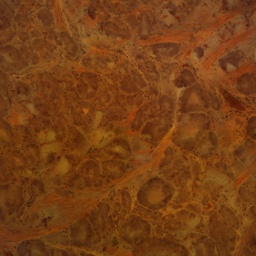
#> input picture Prostate.jpg, 256 x 256 px, shrunk from 2048 x 2048 before the run, found by its file name
$ jupyter execute --allow-errors IV.ipynb
#> lines starting #> are read from the running program, lines starting #| are printed output that depends on the picture; long printed decimals are rounded
## Imports

[cell 1]
import cv2
import numpy as np
from skimage.metrics import structural_similarity as ssim
from scipy.optimize import minimize
from skimage.exposure import match_histograms
from scipy import signal
from matplotlib import pyplot as plt

## Perameters

[cell 2]
kernel_size = (5, 5)
number_of_kernel_elements = kernel_size[0] * kernel_size[1]
initial_kernel_params = np.eye(kernel_size[0], kernel_size[1]).flatten()

## Helper Functions

[cell 3]
def process_image(img, kernel_params, kernel_size = (3, 3)):
    # Reshape 9-element kernel_params into a 3x3 matrix
    kernel = np.array(kernel_params).reshape(kernel_size)

    # Apply convolution
    processed = cv2.filter2D(img, -1, kernel)

    return processed

[cell 4]
def objective_function(kernel_params, img, target, kernel_size=(5, 5), alpha=0.01):
    kernel = np.array(kernel_params).reshape(kernel_size)
    processed = cv2.filter2D(img, -1, kernel)

    mse = np.mean((processed - target) ** 2)
    ssim_value = ssim(processed, target)

    # Combine MSE and SSIM, and add L2 regularization
    objective = mse - ssim_value + alpha * np.sum(kernel ** 2)

    return objective

[cell 5]
def show_image(img, cmap = "gray"):
    %matplotlib inline
    plt.imshow(img, cmap)
    plt.show()

[cell 6]
def save_img_arr(imgs, fname = "img array"):
    widths, heights = zip(*(i.size for i in imgs))
    total_width = sum(widths)
    max_height = max(heights)

    new_im = Image.new('RGB', (total_width, max_height))

    x_offset = 0
    for im in imgs:
        new_im.paste(im, (x_offset,0))
        x_offset += im.size[0]

    new_im.save('test.jpg')

## Algo

[cell 7]
# Load images
img = cv2.imread('Prostate.jpg', cv2.IMREAD_GRAYSCALE)
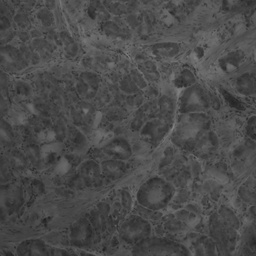
#> img: shape (256, 256); min 29, max 131, mean 74.4
target = cv2.imread('good.jpg', cv2.IMREAD_GRAYSCALE)
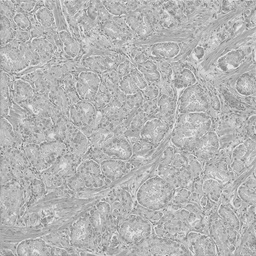
#> input picture good.jpg, 256 x 256 px, shrunk from 2048 x 2048 before the run, found by its file name
#> target is the input picture: shape (256, 256); min 100, max 239, mean 180.5

[cell 8]
show_image(img, cmap="gray")

[cell 9]
# Bounds for kernel parameter optimization (adjust as needed)
kernel_bounds = [(0, 1)] * number_of_kernel_elements

# Optimization using a different method (e.g., SLSQP)

result = minimize(objective_function, initial_kernel_params, args=(img, target, kernel_size),
                  method='L-BFGS-B', options={'maxiter': 100})
#> in objective_function, `mse = np.mean((processed - target) ** 2)`: mse = 114.2
#> in objective_function, `ssim_value = ssim(processed, target)`: ssim_value = 0.188
#> in objective_function, `objective = mse - ssim_value + alpha * np.sum(kernel ** 2)`: objective = 114.1
#> in objective_function (call 27), `kernel = np.array(kernel_params).reshape(kernel_size)`: kernel = [[0.553, 0, 0, 0, 0], [0, 0.553, 0, 0, 0], [0, 0, 0.553, 0, 0], [0, 0, 0, 0.553, 0], [0, 0, 0, 0, 0.553]]
#> in objective_function (call 27), `processed = cv2.filter2D(img, -1, kernel)`:
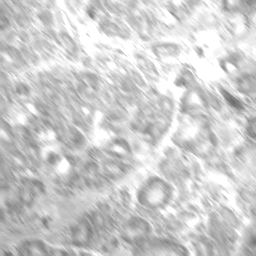
#> processed: shape (256, 256); min 104, max 255, mean 205
#> in objective_function (call 27), `mse = np.mean((processed - target) ** 2)`: mse = 101.1
#> in objective_function (call 27), `ssim_value = ssim(processed, target)`: ssim_value = 0.404
#> in objective_function (call 27), `objective = mse - ssim_value + alpha * np.sum(kernel ** 2)`: objective = 100.7
#> result = 10 items

[cell 10]
optimal_kernel_params = result.x
#> optimal_kernel_params = 25 values, max 0.439 at index 0, min 0 at index 1, mean 0.0877
print("Optimal kernel parameters:")
print(optimal_kernel_params)
#| [0.4387 0.         0.         0.         0.         0.
#|  0.4387 0.         0.         0.         0.         0.
#|  0.4387 0.         0.         0.         0.         0.
#|  0.4387 0.         0.         0.         0.         0.
#|  0.4387]

# Reshape optimal parameters into a 3x3 kernel matrix
optimal_kernel_matrix = optimal_kernel_params.reshape(kernel_size)
#> optimal_kernel_matrix = [[0.439, 0, 0, 0, 0], [0, 0.439, 0, 0, 0], [0, 0, 0.439, 0, 0], [0, 0, 0, 0.439, 0], [0, 0, 0, 0, 0.439]]

# Process input image with optimal kernel
#> (the rest of this cell did not finish here and is left out)


# Histogram matching
final_image = match_histograms(final_image, target)

# Ensure the image is in the correct range
final_image = np.clip(final_image, 0, 255).astype(np.uint8)

[cell 11]
result

#> (a cell that did not finish here is left out)

[cell 13]
x = [ [2.117e-02, 2.678e-01,  1.124e-02],   [6.285e-01,  1.763e-01,
            2.598e-01,],   [3.131e-02,  6.158e-01,  6.499e-01]]
plt.imsave("output.png", signal.convolve2d(img, x), cmap="gray")
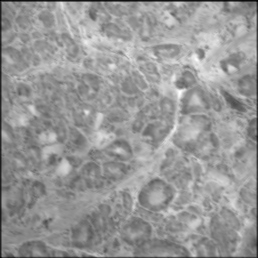
#> saved as output.png: shape (258, 258, 3); min 0, max 255, mean 150.7
